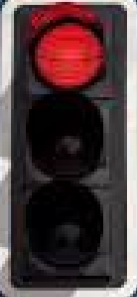
#> input picture Simulation/Lightsource_detector/test_images/2.jpg, 137 x 297 px, found by its file name
$ python colour_detector.py
#> lines starting #> are read from the running program, lines starting #| are printed output that depends on the picture; after the words box and inside, x2 and y2 are one past the last pixel; in counts of white or black regions, pixels touching at a corner belong together
# Dependencies
import cv2
import numpy as np
import skimage.exposure as exposure
from matplotlib import pyplot as plt

def get_mid_arr(arr: np.ndarray, k: int) -> np.ndarray:
    mid_arr = arr.copy()
    upper = np.triu_indices(mid_arr.shape[0], k=k)
    mid_arr[upper] = 0
    lower = np.tril_indices(mid_arr.shape[0], k=-k)
    mid_arr[lower] = 0
    return mid_arr


def get_upper_arr(arr, k: int) -> np.ndarray:
    upper_arr = arr.copy()
    lower_triangle_indices = np.tril_indices(upper_arr.shape[0], k= k - 1)

    upper_arr[lower_triangle_indices] = 0

    return upper_arr


def get_lower_arr(arr, k: int) -> np.ndarray:
    lower_arr = arr.copy()
    upper_triangle_indices = np.triu_indices(lower_arr.shape[0], k = - k + 1)
    lower_arr[upper_triangle_indices] = 0
    return lower_arr


class TraficLightHistogramClassifier:

    def __init__(
        self,
        hist_cutting_treshold=55,  # optimal value found for my dataset
        probability_boundary=0.09,  # optimal value found for my dataset
    ) -> None:
        self.hist_cutting_treshold = hist_cutting_treshold
        self.probability_boundary = probability_boundary


    def predict(self, img):
        # Create empty list for holding predictions
        predictions = []
        # calculate 2D histograms for pairs of channels: GR
        hist = cv2.calcHist([img], [1, 2], None, [256, 256], [0, 256, 0, 256])
        # hist is float and counts need to be scale to range 0 to 255
        scaled_hist = (
            exposure.rescale_intensity(hist, in_range=(0, 1), out_range=(0, 255))
            .clip(0, 255)
            .astype(np.uint8)
        )

        # Split histogram into 3 regions
        (yellow_region, green_region, red_region) = (
            get_mid_arr(scaled_hist, self.hist_cutting_treshold),
            get_lower_arr(scaled_hist, self.hist_cutting_treshold),
            get_upper_arr(scaled_hist, self.hist_cutting_treshold),
        )


        # Count how many non zero values in each region
        (red_count, green_count, yellow_count) = (
            np.count_nonzero(red_region),
            np.count_nonzero(green_region),
            np.count_nonzero(yellow_region),
        )

        # Calculate total non-zero values
        total_count = red_count + green_count + yellow_count

        # Calculate red and green percentage
        red_percentage, green_percentage = (
            red_count / total_count,
            green_count / total_count,
        )

        # Logic for deciding color
        if green_percentage > self.probability_boundary:
            predict = "green"
        elif red_percentage > self.probability_boundary:
            predict = "red"
        else:
            predict = "yellow"

        # Append to predictions
        predictions.append(predict)


        color = ('b','g','r')
        for i,col in enumerate(color):
            hist = cv2.calcHist([img],[i],None,[256],[0,256])
            plt.plot(hist,color = col)
            plt.xlim([0,256])
        plt.show()
        cv2.imshow("hist", scaled_hist)
        cv2.waitKey(0)
        cv2.destroyAllWindows()
        return predictions


def main():

    # Create classifier
    clf = TraficLightHistogramClassifier()

    img = cv2.imread("/home/headlessphsyco/OpenCV/Lightsource_detector/test_images/2.jpg")
#> img is the input picture: shape (297, 137, 3); mean B, G, R 62.4, 60.6, 80.4

    # "Predict" lights
    y_pred = clf.predict(img)
#> in predict, `hist = cv2.calcHist([img], [1, 2], None, [256, 256], [0, 256, 0, 256])`:
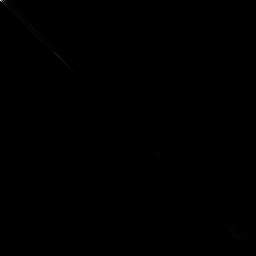
#> hist: shape (256, 256) float32; min 0, max 1566, mean 0.6; drawn with min black and max white
#> in predict, `scaled_hist = ( exposure.rescale_intensity(hist, in_range=(0, 1), out_..`:
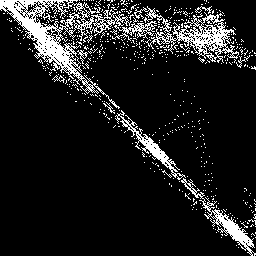
#> scaled_hist: shape (256, 256); 11.8% white in thin lines or dots
#> in get_mid_arr, `mid_arr[upper] = 0`:
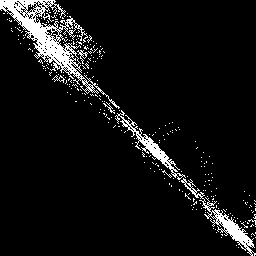
#> mid_arr: shape (256, 256); 6.9% white; 266 white regions (260 under 20 px), largest, box (x1, y1, x2, y2) and area: (0, 0, 120, 109) 2445, (181, 178, 256, 256) 803, (115, 110, 186, 180) 633, (77, 50, 88, 64) 46, (103, 102, 115, 114) 33, (52, 75, 65, 83) 31
#> in get_lower_arr, `lower_arr[upper_triangle_indices] = 0`: lower_arr: shape (256, 256); 11.85% of pixels changed, all inside (x1, y1, x2, y2) = (0, 0, 256, 256)
#> in get_upper_arr, `upper_arr[lower_triangle_indices] = 0`:
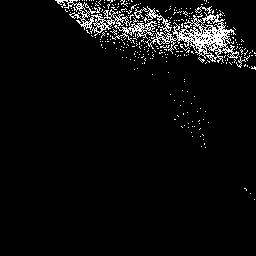
#> upper_arr: shape (256, 256); 5% white in thin lines or dots, all inside (x1, y1, x2, y2) = (55, 0, 256, 200)
#> in predict, `(red_count, green_count, yellow_count) = ( np.count_nonzero(red_region..`: red_count = 3247; green_count = 0; yellow_count = 4517
#> in predict, `total_count = red_count + green_count + yellow_count`: total_count = 7764
#> in predict, `red_percentage, green_percentage = ( red_count / total_count, green_co..`: red_percentage = 0.418; green_percentage = 0
#> in predict, `plt.show()`:
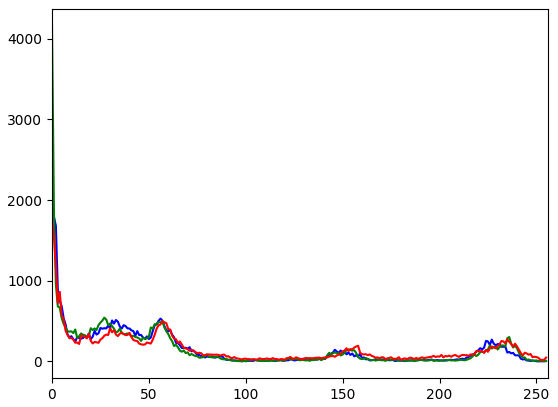
#> figure drawn by matplotlib, 1 panel; curve peaks at x = 0, y = 2211; curve peaks at x = 0, y = 4163; curve peaks at x = 0, y = 1750
#> y_pred = ['red']

    # Print predict "labels"
    print(y_pred)
#| ['red']


if __name__ == "__main__":
    main()

$ run again, with Simulation/Lightsource_detector/test_images/1.jpg copied over Simulation/Lightsource_detector/test_images/2.jpg
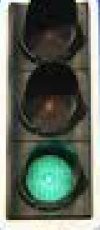
#> input picture Simulation/Lightsource_detector/test_images/1.jpg, 100 x 230 px, found by its file name
#> in main, img is the input picture: shape (230, 100, 3); mean B, G, R 91.9, 103.5, 94.2
#> scaled_hist: shape (256, 256); 10% white; 819 white regions (809 under 20 px), largest, box (x1, y1, x2, y2) and area: (0, 2, 163, 156) 3575, (222, 212, 256, 256) 548, (67, 199, 116, 246) 461
#> mid_arr: shape (256, 256); 7.8% white; 348 white regions (341 under 20 px), largest, box (x1, y1, x2, y2) and area: (0, 2, 163, 156) 3575, (222, 212, 256, 256) 548, (197, 198, 225, 226) 84
#> in get_lower_arr, `lower_arr[upper_triangle_indices] = 0`:
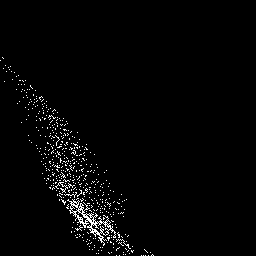
#> lower_arr: shape (256, 256); 2.1% white in thin lines or dots, all inside (x1, y1, x2, y2) = (0, 57, 154, 256)
#> upper_arr: shape (256, 256); every value is 0
#> red_count = 0; green_count = 1406; yellow_count = 5140
#> total_count = 6546
#> red_percentage = 0; green_percentage = 0.215
#> in predict, `plt.show()`:
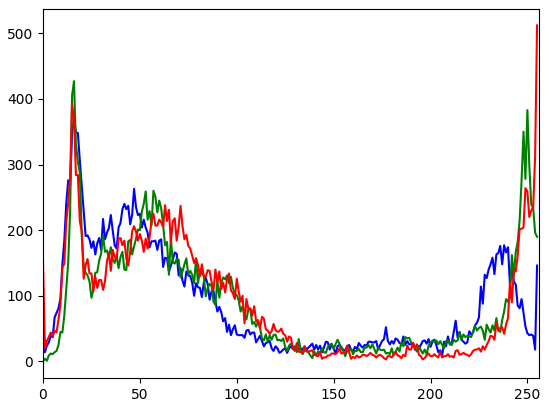
#> figure drawn by matplotlib, 1 panel; curve peaks at x = 16, y = 368; curve peaks at x = 16, y = 427; curve peaks at x = 255, y = 512
#> y_pred = ['green']
#| ['green']

$ run again, with Simulation/Lightsource_detector/test_images/4.jpg copied over Simulation/Lightsource_detector/test_images/2.jpg
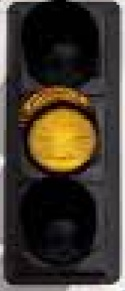
#> input picture Simulation/Lightsource_detector/test_images/4.jpg, 125 x 291 px, found by its file name
#> in main, img is the input picture: shape (291, 125, 3); mean B, G, R 47.1, 57.9, 66.6
#> scaled_hist: shape (256, 256); 9.3% white; 218 white regions (214 under 20 px), largest, box (x1, y1, x2, y2) and area: (0, 0, 252, 206) 5151, (193, 192, 255, 256) 435, (164, 115, 172, 121) 20, (208, 171, 216, 180) 20
#> lower_arr: shape (256, 256); every value is 0
#> in get_upper_arr, `upper_arr[lower_triangle_indices] = 0`:
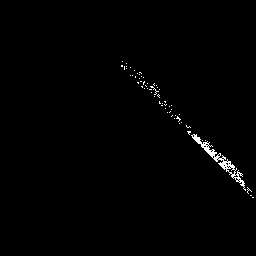
#> upper_arr: shape (256, 256); 0.82% white in thin lines or dots, all inside (x1, y1, x2, y2) = (121, 61, 254, 198)
#> red_count = 540; green_count = 0; yellow_count = 5540
#> total_count = 6080
#> red_percentage = 0.0888; green_percentage = 0
#> in predict, `plt.show()`:
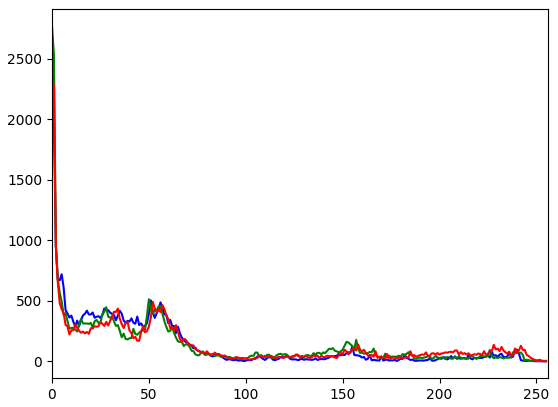
#> figure drawn by matplotlib, 1 panel; curve peaks at x = 0, y = 2647; curve peaks at x = 0, y = 2774; curve peaks at x = 0, y = 2336
#> y_pred = ['yellow']
#| ['yellow']

$ run again, with Simulation/Lightsource_detector/test_images/3.png saved as Simulation/Lightsource_detector/test_images/2.jpg
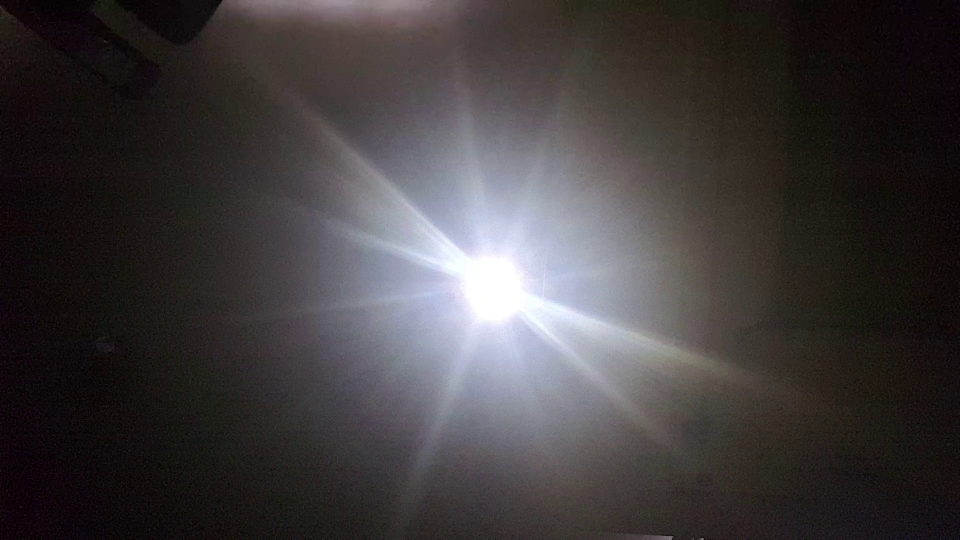
#> input picture Simulation/Lightsource_detector/test_images/3.png, 1920 x 1080 px, found by its file name (shown at 1/2 size)
#> in main, img is the input picture: shape (1080, 1920, 3); mean B, G, R 60.5, 59.6, 63.7
#> in predict, `scaled_hist = ( exposure.rescale_intensity(hist, in_range=(0, 1), out_..`:
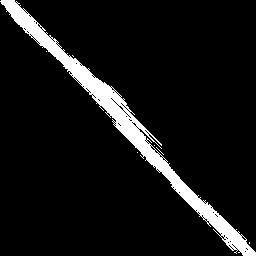
#> scaled_hist: shape (256, 256); 7.9% white; 7 white regions (6 under 20 px), largest, box (x1, y1, x2, y2) and area: (0, 0, 256, 256) 5150
#> lower_arr: shape (256, 256); 7.88% of pixels changed, all inside (x1, y1, x2, y2) = (0, 0, 256, 256)
#> red_count = 0; yellow_count = 5165
#> red_percentage = 0
#> in predict, `plt.show()`:
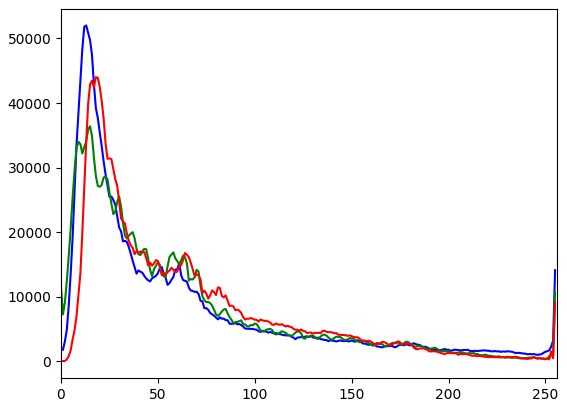
#> figure drawn by matplotlib, 1 panel; curve peaks at x = 13, y = 52025; curve peaks at x = 15, y = 36408; curve peaks at x = 18, y = 44024
#> y_pred = ['yellow']
#| ['yellow']
